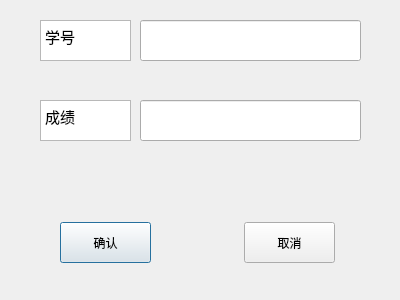
<?xml version="1.0" encoding="UTF-8"?>
<ui version="4.0">
 <class>Dialog</class>
 <widget class="QDialog" name="Dialog">
  <property name="geometry">
   <rect>
    <x>0</x>
    <y>0</y>
    <width>400</width>
    <height>300</height>
   </rect>
  </property>
  <property name="windowTitle">
   <string>Dialog</string>
  </property>
  <widget class="QPushButton" name="pushButton">
   <property name="geometry">
    <rect>
     <x>60</x>
     <y>222</y>
     <width>91</width>
     <height>41</height>
    </rect>
   </property>
   <property name="text">
    <string>确认</string>
   </property>
  </widget>
  <widget class="QPushButton" name="pushButton_2">
   <property name="geometry">
    <rect>
     <x>244</x>
     <y>222</y>
     <width>91</width>
     <height>41</height>
    </rect>
   </property>
   <property name="text">
    <string>取消</string>
   </property>
  </widget>
  <widget class="QTextEdit" name="textEdit_2">
   <property name="geometry">
    <rect>
     <x>40</x>
     <y>20</y>
     <width>91</width>
     <height>41</height>
    </rect>
   </property>
   <property name="font">
    <font>
     <pointsize>11</pointsize>
    </font>
   </property>
   <property name="readOnly">
    <bool>true</bool>
   </property>
   <property name="html">
    <string>&lt;!DOCTYPE HTML PUBLIC &quot;-//W3C//DTD HTML 4.0//EN&quot; &quot;http://www.w3.org/TR/REC-html40/strict.dtd&quot;&gt;
&lt;html&gt;&lt;head&gt;&lt;meta name=&quot;qrichtext&quot; content=&quot;1&quot; /&gt;&lt;style type=&quot;text/css&quot;&gt;
p, li { white-space: pre-wrap; }
&lt;/style&gt;&lt;/head&gt;&lt;body style=&quot; font-family:'SimSun'; font-size:11pt; font-weight:400; font-style:normal;&quot;&gt;
&lt;p style=&quot; margin-top:0px; margin-bottom:0px; margin-left:0px; margin-right:0px; -qt-block-indent:0; text-indent:0px;&quot;&gt;学号&lt;/p&gt;&lt;/body&gt;&lt;/html&gt;</string>
   </property>
  </widget>
  <widget class="QLineEdit" name="lineEdit">
   <property name="geometry">
    <rect>
     <x>140</x>
     <y>20</y>
     <width>221</width>
     <height>41</height>
    </rect>
   </property>
   <property name="font">
    <font>
     <pointsize>11</pointsize>
    </font>
   </property>
   <property name="text">
    <string/>
   </property>
  </widget>
  <widget class="QLineEdit" name="lineEdit_3">
   <property name="geometry">
    <rect>
     <x>140</x>
     <y>100</y>
     <width>221</width>
     <height>41</height>
    </rect>
   </property>
   <property name="font">
    <font>
     <pointsize>11</pointsize>
    </font>
   </property>
   <property name="text">
    <string/>
   </property>
  </widget>
  <widget class="QTextEdit" name="textEdit_4">
   <property name="geometry">
    <rect>
     <x>40</x>
     <y>100</y>
     <width>91</width>
     <height>41</height>
    </rect>
   </property>
   <property name="font">
    <font>
     <pointsize>11</pointsize>
    </font>
   </property>
   <property name="readOnly">
    <bool>true</bool>
   </property>
   <property name="html">
    <string>&lt;!DOCTYPE HTML PUBLIC &quot;-//W3C//DTD HTML 4.0//EN&quot; &quot;http://www.w3.org/TR/REC-html40/strict.dtd&quot;&gt;
&lt;html&gt;&lt;head&gt;&lt;meta name=&quot;qrichtext&quot; content=&quot;1&quot; /&gt;&lt;style type=&quot;text/css&quot;&gt;
p, li { white-space: pre-wrap; }
&lt;/style&gt;&lt;/head&gt;&lt;body style=&quot; font-family:'SimSun'; font-size:11pt; font-weight:400; font-style:normal;&quot;&gt;
&lt;p style=&quot; margin-top:0px; margin-bottom:0px; margin-left:0px; margin-right:0px; -qt-block-indent:0; text-indent:0px;&quot;&gt;成绩&lt;/p&gt;&lt;/body&gt;&lt;/html&gt;</string>
   </property>
  </widget>
 </widget>
 <resources/>
 <connections/>
</ui>
